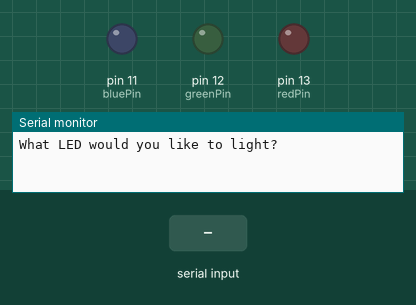
Recording of a sketch running on a simulated Arduino Uno, built with avr-gcc and run on an emulated ATmega328P. On the bench: output pins drawn as LEDs (lit = HIGH), the last lines printed to the serial monitor. The test bench sets the inputs (shaded band).

Above: at 1.2 s.
1.3 s: "red" received over Serial
At 3.0 s:
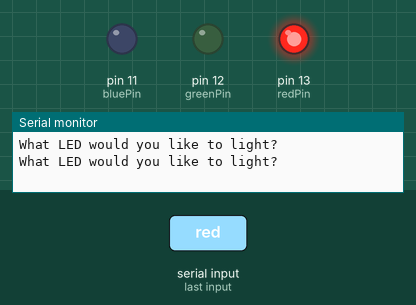
3.8 s: "green" received over Serial
At 6.0 s:
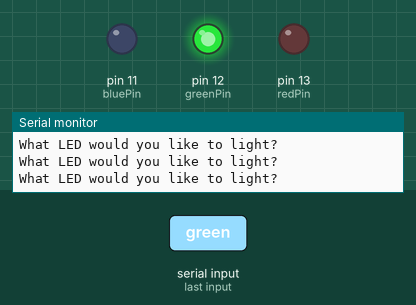
6.3 s: "blue" received over Serial
At 8.0 s:
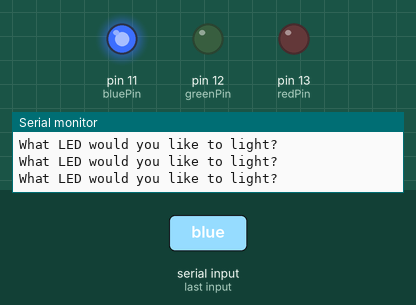
8.8 s: "all" received over Serial
At 11.1 s:
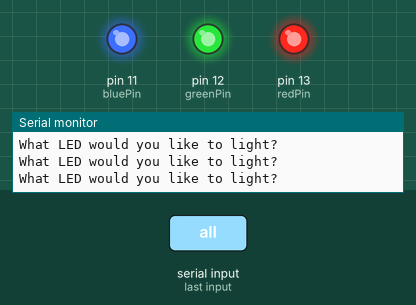
Timing chart, 0 to 12.3 s (numbered marks = the images above; inputs shaded):
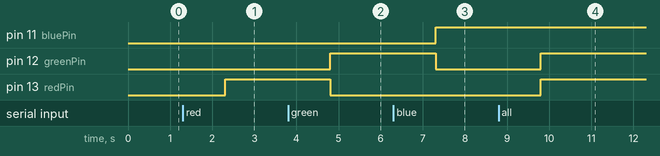

Measured:
- after the input at 1.3 s, pin 13 (redPin): LOW → HIGH after 1.0 s
- after the input at 3.8 s, pin 12 (greenPin): LOW → HIGH after 1.0 s; pin 13 (redPin): HIGH → LOW after 1.0 s
- after the input at 6.3 s, pin 11 (bluePin): LOW → HIGH after 1.0 s; pin 12 (greenPin): HIGH → LOW after 1.0 s
- after the input at 8.8 s, pin 12 (greenPin), pin 13 (redPin): LOW → HIGH after 1.0 s

The sketch:

arduino_tutorial_19.ino
```cpp
/*
 * Tutorial 19 Reading strings for the serial monitor
 * https://youtu.be/MAnAc_t0OrM
 */
const int baudRate = 9600;
const int dt = 500; // delaytime
const int redPin = 13;
const int greenPin = 12;
const int bluePin = 11;
const String msg = "What LED would you like to light?";
const String err = "Not a valid option, try again";
String answer = "";

void setup() {
  // put your setup code here, to run once:
  Serial.begin(baudRate);
  pinMode(redPin, OUTPUT);
  pinMode(greenPin, OUTPUT);
  pinMode(bluePin, OUTPUT);
}

void loop() {
  // put your main code here, to run repeatedly:
  Serial.println(msg);
  while (Serial.available() == 0) {
    // Do nothing until input is given
  }
  answer = Serial.readString();
  digitalWrite(redPin, LOW);
  digitalWrite(greenPin, LOW);
  digitalWrite(bluePin, LOW);

  for (int j = 0; answer[j]; j++) {
    answer[j] = tolower(answer[j]);
  }

  if (answer == "red") {
    digitalWrite(redPin, HIGH);
  } else if (answer == "green") {
    digitalWrite(greenPin, HIGH);
  } else if (answer == "blue") {
    digitalWrite(bluePin, HIGH);
  } else if (answer == "all") {
    digitalWrite(redPin, HIGH);
    digitalWrite(greenPin, HIGH);
    digitalWrite(bluePin, HIGH);
  } else {
    Serial.println(err);
  }
}
```
